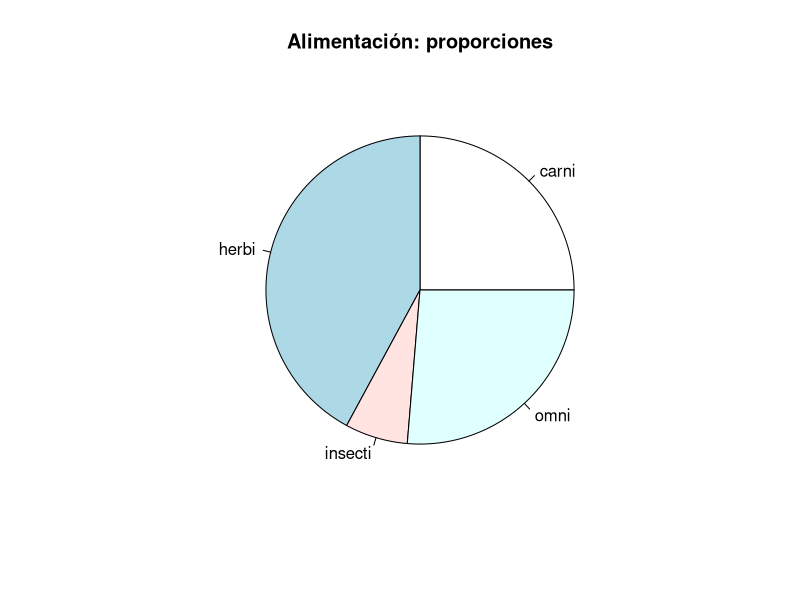
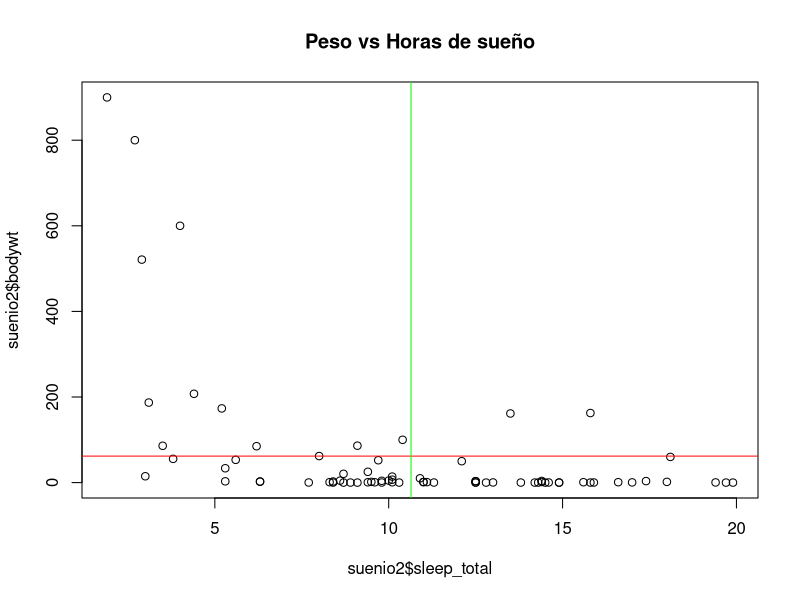
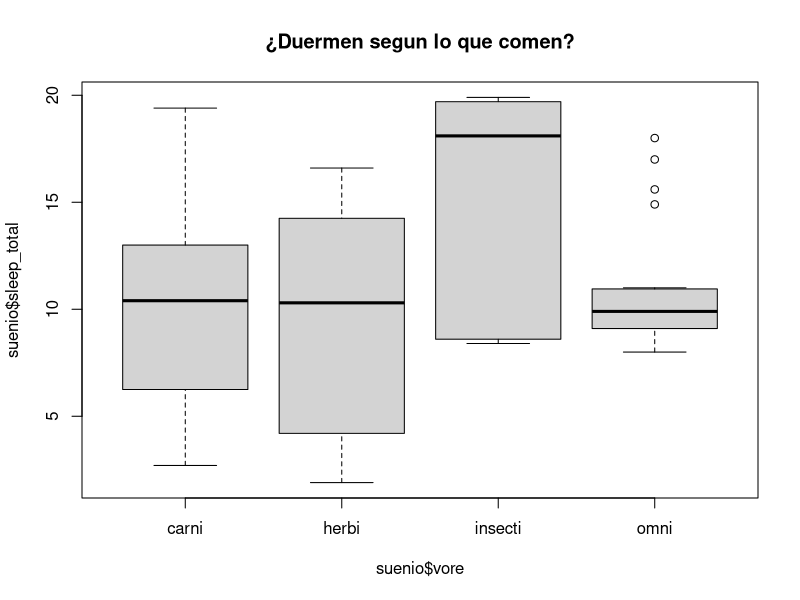

The R source for these figures, in order:
#ULTIMA CLASE - PRACTICA R

##VECTORES Y MATRICES

#Genero vector
set.seed(99)
v = sample(1:100, 12)
v

#Genero matriz
M = matrix(v, 3, byrow = TRUE)
M

#Ultima columna
M[,ncol(M)]

#Maximo elemento impar
max(M[M%%2 == 1])

#Promedio x fila
apply(M, 1, mean)

#Maximo entre sumatorias x columna
max(apply(M, 2, sum))

#Multiplico x 2 (menos segunda columna)
M[,-2] = M[,c(1, 3, 4)]*2
M

#Armo nuevo vector c/ primera y segunda fila
V2 = as.vector(M[1:2,])
V2 = c(M[1,], M[2,])
V2

#Elementos multiplos de 3
V2[V2%%3==0]

#Mayor numero par
max(V2[V2%%2 == 0])

#Reemplazo por 0 elementos no multiplos de 4
V2[V2%%4!=0] = 0
V2

#Contar multiplos de 2 y mayores que 40
sum(V2%%2 == 0 & V2>40) 

###DATA FRAMES###

#Ejecuto acciones
library(ggplot2)
data(msleep)
View(msleep)

suenio = subset(data.frame(msleep), select = c(name, vore, sleep_total, bodywt))
suenio = na.omit(suenio)
eliminadas = na.action(suenio)
suenio$vore = as.factor(suenio$vore)
dim(suenio)

#Ejecuto head
head(suenio)

#Subconjunto con carnivoros y sin columna vore
CARNIS = subset(suenio, vore=="carni", select = -vore)
CARNIS
head(CARNIS)

#Total carnivoros > 10kg y 5-10hs de sueño
sum(CARNIS$bodywt>10 & CARNIS$sleep_total<10 & CARNIS$sleep_total>5)

#Subconjunto > 100kg y -10hs de sueño
GRANDES = subset(suenio, suenio$bodywt>100 & suenio$sleep_total<10)
GRANDES

#Total carnivoros en GRANDES
sum(GRANDES$vore == "carni")

#Total por tipo de alimentacion en "suenio"
summary(suenio$vore)

#Nombre del animal que menos duerme en "suenio"
min(suenio$sleep_total)
subset(suenio, suenio$sleep_total == (min(suenio$sleep_total)), select = "name")

#Nombre y forma de alimentacion animal mas pesado en "GRANDES"
max(GRANDES$bodywt)
subset(GRANDES, GRANDES$bodywt == max(GRANDES$bodywt), select = c("name", "vore"))

#Promedio de peso s/tipo alimentacion
tapply(suenio$bodywt, suenio$vore, mean)

#Grafico de torta de de animales s/tipo de alimentacion
summary(suenio$vore)
pie(summary(suenio$vore), main = "Alimentación: proporciones")

#Subconjunto sin "African elephant" y "Asian elephant"
suenio2 = subset(suenio, suenio$name!="African elephant" & suenio$name!="Asian elephant")
suenio2
sum(suenio$name=="African elephant")
sum(suenio$name=="Asian elephant")

#Grafico de dispersion que relacione el peso y la cantidad de horas de sueño en "suenio2"
plot(suenio2$sleep_total, suenio2$bodywt, type = "p", main = "Peso vs Horas de sueño")

#Agregar lineas al grafico de dispersión
abline(h = mean(suenio2$bodywt), col = "red")
abline(v = mean(suenio2$sleep_total), col = "green")

#Grafico de cajas de cuantas hs duermen segun tipo de alimentacion
boxplot(suenio$sleep_total ~ suenio$vore, main = "¿Duermen segun lo que comen?")
# Los mas dormilones son los insectos